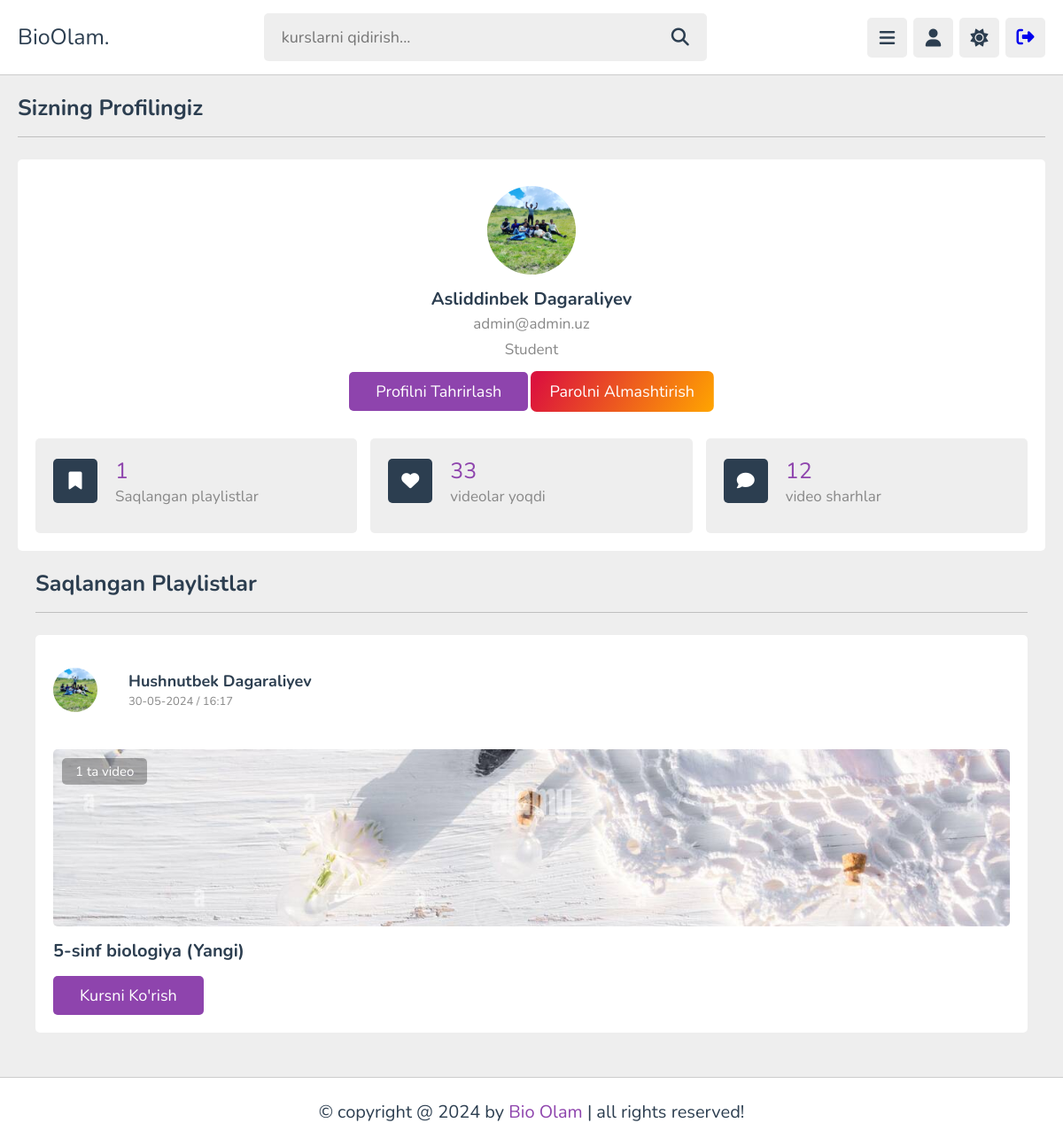
The page /accounts/dashboard/ (signed in) on the database its author committed.
### users/models.py (models this page shows, shortened)
class Profile(models.Model):
    class Jobs(models.TextChoices):
        Other = "Other", "Other"
        Student = "Student", "Student"
        Teacher = "Teacher", "Teacher"
    user = models.OneToOneField(
        User,
        on_delete=models.CASCADE,
        related_name='profile'
    )
    photo = models.ImageField(
        upload_to='users/',
        blank=True,
        null=True
    )
    date_of_birth = models.DateField(
        null=True,
        blank=True
    )
    job = models.CharField(
        max_length=50,
        choices=Jobs.choices,
        default=Jobs.Other
    )
    saved_playlists = models.ManyToManyField(Subcategory, related_name='saved_by_users', blank=True)
    bio = models.CharField(max_length=200)
    liked_videos_count = models.PositiveIntegerField(default=0)
    comments_count = models.PositiveIntegerField(default=0)

class Teachers(models.Model):
    class TeacherType(models.TextChoices):
        Other = "Other", "Other"
        Biology = "Biologiya", "Biology"
        Chemistry = "Kimyo", "Chemistry"
        Physics = "Physics", "Physics"
        Math = "Matematika", "Math"
        English = "Ingliz tili", "English"
        History = "Tarix", "History"
        Geography = "Geografiya", "Geography"
        ComputerScience = "Computer Science", "Computer Science"
        Literature = "Adabiyot", "Literature"
        Art = "San'at", "Art"
        Music = "Musiqa", "Music"
    user = models.OneToOneField(
        User,
        on_delete=models.CASCADE,
        related_name='teacher'
    )
    profile = models.ForeignKey(
        Profile,
        on_delete=models.CASCADE,
        related_name='user_teachers',
    )
    teacher_type = models.CharField(
        max_length=200,
        choices=TeacherType.choices,
        default=TeacherType.Other
    )
    bio = models.TextField()
    courses_num = models.IntegerField(default=0)
    videos_num = models.IntegerField(default=0)
    student_num = models.IntegerField(default=0)
    likes_num = models.IntegerField(default=0)
    comments_num = models.IntegerField(default=0)

### courses/models.py (models this page shows, shortened)
class Subcategory(models.Model):
    category = models.ForeignKey(
        Category,
        on_delete=models.CASCADE,
        related_name='subcategories'
    )
    teacher = models.ForeignKey(
        'users.Teachers',
        on_delete=models.CASCADE,
        related_name='subcategories'
    )
    name = models.CharField(max_length=100)
    descriptions = models.TextField()
    image = models.ImageField(
        upload_to="subcategory/",
        blank=True,
        null=True
    )
    created_at = models.DateTimeField(auto_now_add=True)
    student_count = models.IntegerField(default=0)
    course_duration = models.IntegerField(default=0)
    videos_count = models.IntegerField(default=0)

### users/views.py (the view)
# urls.py: path('dashboard/', dashboard_view, name='dashboard_user'),
def dashboard_view(request):
    user = request.user
    profile = user.profile
    saved_playlists = profile.saved_playlists.all()
    saved_playlists_count = user.profile.saved_playlists.count()
    context = {
        'user': user,
        'saved_playlists_count': saved_playlists_count,
        'saved_playlists': saved_playlists
    }
    return render(request, 'pages/dashboard.html', context)

### users/context_processor.py (called while the page is built)
def get_user(request):
    user = request.user
    context = {
        'user': user,
    }
    return context

### templates/pages/dashboard.html (shortened to what this page needs)
{% extends "base.html" %}
{% load static %}
{% block content %}
<section class="user-profile">
    <h1 class="heading">Sizning profilingiz</h1>
    <div class="info">
       <div class="user">
         {% if user.profile.photo %}
         <img src="{{ user.profile.photo.url }}" alt="">
         {% endif %}
          <h3>{{ user.first_name }} {{ user.last_name }}</h3>
          <p>{{ user.email }}</p>
          <p>{{ user.profile.job }}</p>
          <a href="{% url "edit_user_profile" %}" class="inline-btn">profilni tahrirlash</a>
          <a href="{% url "password_change" %}" class="inline-btn" id="btn-signup">Parolni almashtirish</a>
       </div>
       <div class="box-container">
          <div class="box">
             <div class="flex">
                <i class="fas fa-bookmark"></i>
                <div>
                   <span>{{ saved_playlists_count }}</span>
                   <p>Saqlangan playlistlar</p>
                </div>
             </div>
          </div>
          <div class="box">
             <div class="flex">
                <i class="fas fa-heart"></i>
                <div>
                   <span>33</span>
                   <p>videolar yoqdi</p>
                </div>
             </div>
          </div>
          <div class="box">
             <div class="flex">
                <i class="fas fa-comment"></i>
                <div>
                   <span>12</span>
                   <p>video sharhlar</p>
                </div>
             </div>
          </div>
       </div>
    </div>
    <section class="courses">
      <h1 class="heading">Saqlangan playlistlar</h1>
      <div class="box-container">
         {% for course in saved_playlists %}
         <div class="box">
            <div class="tutor">
               <img src="{{ course.teacher.profile.photo.url }}" alt="">
               <div class="info">
                  <h3>{{ course.teacher.user.first_name }} {{ course.teacher.user.last_name }}</h3>
                  <span>{{ course.created_at|date:"d-m-Y / H:i" }}</span>
               </div>
            </div>
            <div class="thumb">
               <img src="{{ course.image.url }}" alt="">
               <span>{{ course.videos_count }} ta video</span>
            </div>
            <h3 class="title">{{ course.name }}</h3>
            <a href="{% url "playlists_view" course.id %}" class="inline-btn">Kursni ko'rish</a>
         </div>
         {% empty %}
            <span style="font-size: 20px; color: red;"><i class="fa-solid fa-xmark"></i>  Saqlangan playlistlar yo'q</span>
         {% endfor %}
       </div>
  </section>
 </section>
{% endblock content %}

### static/css/style.css (style rules this page uses)
:root { --main-color:#8e44ad; --red:#e74c3c; --orange:#f39c12; --light-color:#888; --light-bg:#eee; --black:#2c3e50; --white:#fff; --border:.1rem solid rgba(0,0,0,.2); }
* { font-family: 'Nunito', sans-serif; margin:0; padding:0; box-sizing: border-box; outline: none; border:none; text-decoration: none; }
html { font-size: 62.5%; overflow-x: hidden; }
body { background-color: var(--light-bg); padding-left: 30rem; }
section { padding:2rem; margin: 0 auto; max-width: 1200px; }
.heading { font-size: 2.5rem; color:var(--black); margin-bottom: 2.5rem; border-bottom: var(--border); padding-bottom: 1.5rem; text-transform: capitalize; }
.inline-btn, .inline-option-btn, .inline-delete-btn, .btn, .delete-btn, .option-btn { border-radius: .5rem; color:#fff; font-size: 1.8rem; cursor: pointer; text-transform: capitalize; padding:1rem 3rem; text-align: center; margin-top: 1rem; }
.inline-btn, .inline-option-btn, .inline-delete-btn { display: inline-block; }
.btn, .inline-btn { background-color: var(--main-color); }
.courses .box-container { display: grid; grid-template-columns: repeat(auto-fit, minmax(30rem, 1fr)); gap:1.5rem; justify-content: center; align-items: flex-start; }
.courses .box-container .box { border-radius: .5rem; background-color: var(--white); padding: 2rem; }
.courses .box-container .box .tutor { display: flex; align-items: center; gap: 1.5rem; margin-bottom: 2.5rem; }
.courses .box-container .box .tutor img { height: 5rem; width: 5rem; border-radius: 50%; object-fit: cover; }
.courses .box-container .box .tutor h3 { font-size: 1.8rem; color: var(--black); margin-bottom: .2rem; }
.courses .box-container .box .tutor span { font-size: 1.3rem; color:var(--light-color); }
.courses .box-container .box .thumb { position: relative; }
.courses .box-container .box .thumb span { position: absolute; top:1rem; left: 1rem; border-radius: .5rem; padding: .5rem 1.5rem; background-color: rgba(0,0,0,.3); color: #fff; font-size: 1.5rem; }
.courses .box-container .box .thumb img { width: 100%; height: 20rem; object-fit: cover; border-radius: .5rem; }
.courses .box-container .box .title { font-size: 2rem; color: var(--black); padding-bottom: .5rem; padding-top: 1rem; }
.user-profile .info { background-color: var(--white); border-radius: .5rem; padding: 2rem; }
.user-profile .info .user { text-align: center; margin-bottom: 2rem; padding: 1rem; }
.user-profile .info .user img { height: 10rem; width: 10rem; border-radius: 50%; object-fit: cover; margin-bottom: 1rem; }
.user-profile .info .user h3 { font-size: 2rem; color: var(--black); }
.user-profile .info .user p { font-size: 1.7rem; color: var(--light-color); padding: .3rem 0; }
.user-profile .info .box-container { display: flex; flex-wrap: wrap; gap: 1.5rem; }
.user-profile .info .box-container .box { background-color: var(--light-bg); border-radius: .5rem; padding: 2rem; flex: 1 1 25rem; }
.user-profile .info .box-container .box .flex { display: flex; align-items: center; gap: 2rem; margin-bottom: 1rem; }
.user-profile .info .box-container .box .flex i { font-size:2rem; color: var(--white); background-color: var(--black); text-align: center; border-radius: .5rem; height: 5rem; width: 5rem; line-height: 4.9rem; }
.user-profile .info .box-container .box .flex span { font-size: 2.5rem; color: var(--main-color); }
.user-profile .info .box-container .box .flex p { color: var(--light-color); font-size: 1.7rem; }
#btn-signup { padding: 0.6em 1.2em; border-radius: 0.375em; cursor: pointer; color: white; background: linear-gradient(120deg, darkmagenta, crimson, orange); background-size: 200% 100%; background-position: 100% 0; transition: background-position .5s; }
@media (max-width:1200px) { body { padding-left: 0; } }

### rows shown on the page
Subcategory: teacher.profile.photo (picture), teacher.user.first_name "Hushnutbek", teacher.user.last_name "Dagaraliyev", created_at "30-05-2024 / 16:17", image (picture), videos_count "1", name "5-sinf biologiya (Yangi)"

### other values the page prints
{{ user.first_name }} "Asliddinbek"
{{ user.last_name }} "Dagaraliyev"
{{ user.email }} "admin@admin.uz"
{{ user.profile.job }} "Student"
{{ saved_playlists_count }} "1"
